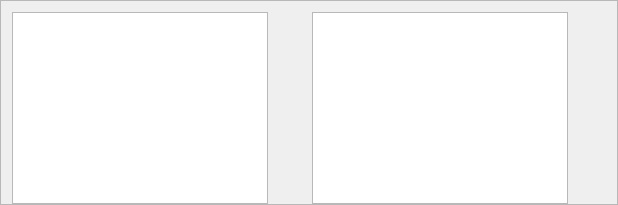
     <widget class="QFrame" name="time_graph_frame">
      <property name="frameShape">
       <enum>QFrame::StyledPanel</enum>
      </property>
      <property name="frameShadow">
       <enum>QFrame::Raised</enum>
      </property>
      <layout class="QHBoxLayout" name="horizontalLayout">
       <property name="bottomMargin">
        <number>0</number>
       </property>
       <item>
        <widget class="QGraphicsView" name="original_graphics_view">
         <property name="styleSheet">
          <string notr="true"/>
         </property>
        </widget>
       </item>
       <item>
        <widget class="QPushButton" name="original_sound_btn">
         <property name="styleSheet">
          <string notr="true">background-color: rgba(255, 255, 255, 0);
border:none;</string>
         </property>
         <property name="text">
          <string/>
         </property>
         <property name="icon">
          <iconset resource="res.qrc">
           <normaloff>:/icons/icons/volume.svg</normaloff>:/icons/icons/volume.svg</iconset>
         </property>
         <property name="iconSize">
          <size>
           <width>25</width>
           <height>25</height>
          </size>
         </property>
        </widget>
       </item>
       <item>
        <widget class="QGraphicsView" name="equalized_graphics_view">
         <property name="styleSheet">
          <string notr="true"/>
         </property>
        </widget>
       </item>
       <item>
        <widget class="QPushButton" name="equalized_sound_btn">
         <property name="styleSheet">
          <string notr="true">background-color: rgba(255, 255, 255, 0);
border:none;</string>
         </property>
         <property name="text">
          <string/>
         </property>
         <property name="icon">
          <iconset resource="res.qrc">
           <normaloff>:/icons/icons/volume.svg</normaloff>:/icons/icons/volume.svg</iconset>
         </property>
         <property name="iconSize">
          <size>
           <width>25</width>
           <height>25</height>
          </size>
         </property>
        </widget>
       </item>
      </layout>
     </widget>
